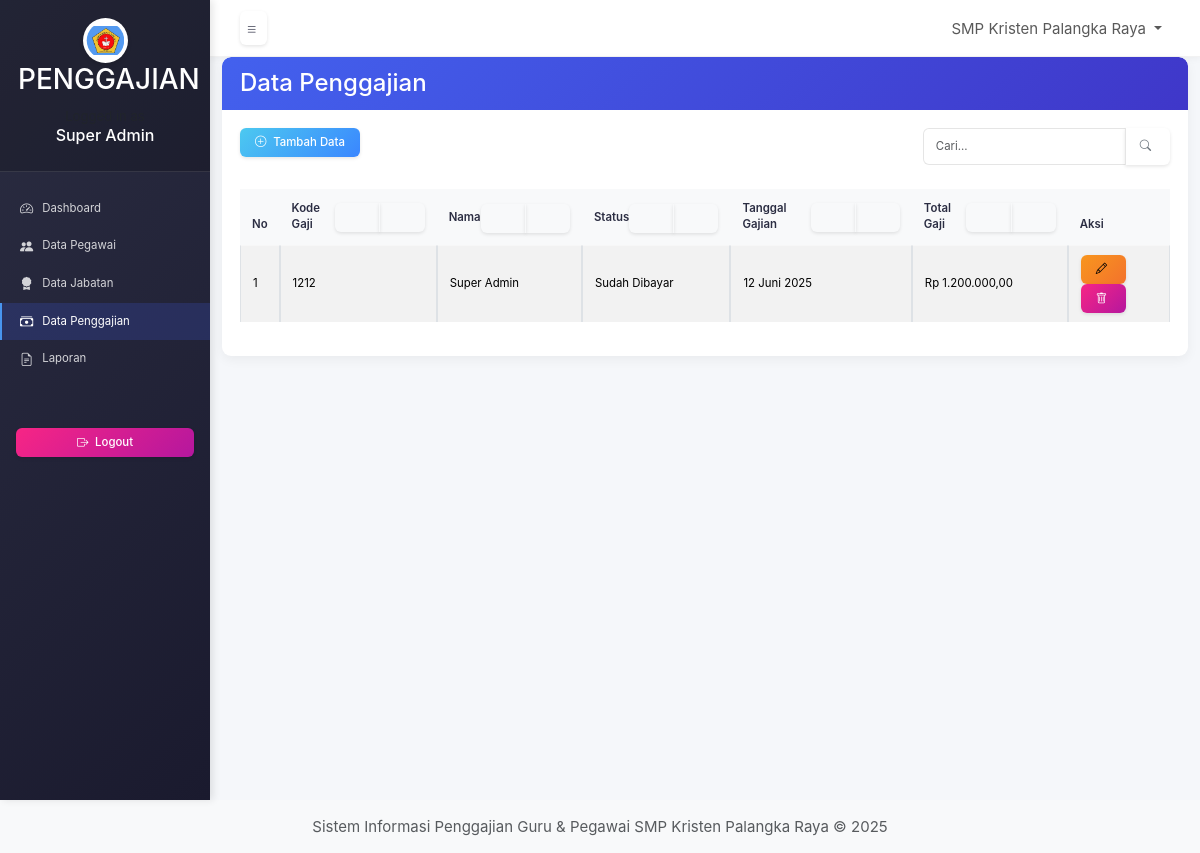
Page /modules/penggajian/index.php (signed in) on the committed database.
### tables this page shows
CREATE TABLE `tbl_penggajian` (
  `id` int(11) NOT NULL,
  `kode_penggajian` varchar(14) NOT NULL,
  `nama` varchar(50) NOT NULL,
  `status` varchar(50) NOT NULL,
  `tgl_gajian` date NOT NULL,
  `total_gaji` int(11) NOT NULL
);

### modules/penggajian/index.php (the view, shortened to what this page needs)
<?php
include '../../config/database.php';
$search = isset($_GET['search']) ? mysqli_real_escape_string($conn, $_GET['search']) : '';
$sort_column = isset($_GET['sort']) ? $_GET['sort'] : 'id';
$sort_order = isset($_GET['order']) ? $_GET['order'] : 'ASC';
$sort_order = strtoupper($sort_order) === 'DESC' ? 'DESC' : 'ASC';
$query = "SELECT * FROM tbl_penggajian";
$query .= " ORDER BY $sort_column $sort_order";
$result = mysqli_query($conn, $query);
function formatIndonesianDate($date) {
    $monthNames = array(
        'Januari', 'Februari', 'Maret', 'April', 'Mei', 'Juni',
        'Juli', 'Agustus', 'September', 'Oktober', 'November', 'Desember'
    );
    $dateParts = explode('-', $date);
    $day = $dateParts[2];
    $month = $dateParts[1];
    $year = $dateParts[0];
    $day = ltrim($day, '0');
    return $day . ' ' . $monthNames[(int)$month - 1] . ' ' . $year;
}
?>
<?php include '../../includes/header.php'; ?>
<div class="container-fluid">
    <div class="row">
        <div class="col-md-12">
            <div class="card">
                <div class="card-header bg-primary text-white">
                    <h4 class="mb-0">Data Penggajian</h4>
                </div>
                <div class="card-body">
                    <div class="row mb-3">
                        <div class="col-md-6">
                            <a href="create.php" class="btn btn-success mb-3"><i class="bi bi-plus-circle"></i> Tambah Data</a>
                        </div>
                        <div class="col-md-6">
                            <div class="float-end">
                                <div class="input-group">
                                    <input type="text" class="form-control" id="searchInput" placeholder="Cari..." value="<?php echo htmlspecialchars($search); ?>">
                                    <button class="btn btn-outline-secondary" type="button" onclick="realTimeSearch()"><i class="bi bi-search"></i></button>
                                </div>
                            </div>
                        </div>
                    </div>
                    <div class="table-responsive">
                        <table class="table table-bordered table-striped table-hover">
                            <thead class="table-dark">
                                <tr>
                                    <th>No</th>
                                    <th>
                                        <div class="d-flex justify-content-between align-items-center">
                                            <span>Kode Gaji</span>
                                            <div class="btn-group">
                                                <a href="?sort=kode_penggajian&order=ASC&search=<?php echo urlencode($search); ?>" class="btn btn-sm btn-outline-light <?php echo ($sort_column == 'kode_penggajian' && $sort_order == 'ASC') ? 'active' : ''; ?>">
                                                    <i class="bi bi-sort-alpha-down"></i>
                                                </a>
                                                <a href="?sort=kode_penggajian&order=DESC&search=<?php echo urlencode($search); ?>" class="btn btn-sm btn-outline-light <?php echo ($sort_column == 'kode_penggajian' && $sort_order == 'DESC') ? 'active' : ''; ?>">
                                                    <i class="bi bi-sort-alpha-up"></i>
                                                </a>
                                            </div>
                                        </div>
                                    </th>
                                    <th>
                                        <div class="d-flex justify-content-between align-items-center">
                                            <span>Nama</span>
                                            <div class="btn-group">
                                                <a href="?sort=nama&order=ASC&search=<?php echo urlencode($search); ?>" class="btn btn-sm btn-outline-light <?php echo ($sort_column == 'nama' && $sort_order == 'ASC') ? 'active' : ''; ?>">
                                                    <i class="bi bi-sort-alpha-down"></i>
                                                </a>
                                                <a href="?sort=nama&order=DESC&search=<?php echo urlencode($search); ?>" class="btn btn-sm btn-outline-light <?php echo ($sort_column == 'nama' && $sort_order == 'DESC') ? 'active' : ''; ?>">
                                                    <i class="bi bi-sort-alpha-up"></i>
                                                </a>
                                            </div>
                                        </div>
                                    </th>
                                    <th>
                                        <div class="d-flex justify-content-between align-items-center">
                                            <span>Status</span>
                                            <div class="btn-group">
                                                <a href="?sort=status&order=ASC&search=<?php echo urlencode($search); ?>" class="btn btn-sm btn-outline-light <?php echo ($sort_column == 'status' && $sort_order == 'ASC') ? 'active' : ''; ?>">
                                                    <i class="bi bi-sort-alpha-down"></i>
                                                </a>
                                                <a href="?sort=status&order=DESC&search=<?php echo urlencode($search); ?>" class="btn btn-sm btn-outline-light <?php echo ($sort_column == 'status' && $sort_order == 'DESC') ? 'active' : ''; ?>">
                                                    <i class="bi bi-sort-alpha-up"></i>
                                                </a>
                                            </div>
                                        </div>
                                    </th>
                                    <th>
                                        <div class="d-flex justify-content-between align-items-center">
                                            <span>Tanggal Gajian</span>
                                            <div class="btn-group">
                                                <a href="?sort=tgl_gajian&order=ASC&search=<?php echo urlencode($search); ?>" class="btn btn-sm btn-outline-light <?php echo ($sort_column == 'tgl_gajian' && $sort_order == 'ASC') ? 'active' : ''; ?>">
                                                    <i class="bi bi-sort-alpha-down"></i>
                                                </a>
                                                <a href="?sort=tgl_gajian&order=DESC&search=<?php echo urlencode($search); ?>" class="btn btn-sm btn-outline-light <?php echo ($sort_column == 'tgl_gajian' && $sort_order == 'DESC') ? 'active' : ''; ?>">
                                                    <i class="bi bi-sort-alpha-up"></i>
                                                </a>
                                            </div>
                                        </div>
                                    </th>
                                    <th>
                                        <div class="d-flex justify-content-between align-items-center">
                                            <span>Total Gaji</span>
                                            <div class="btn-group">
                                                <a href="?sort=total_gaji&order=ASC&search=<?php echo urlencode($search); ?>" class="btn btn-sm btn-outline-light <?php echo ($sort_column == 'total_gaji' && $sort_order == 'ASC') ? 'active' : ''; ?>">
                                                    <i class="bi bi-sort-numeric-down"></i>
                                                </a>
                                                <a href="?sort=total_gaji&order=DESC&search=<?php echo urlencode($search); ?>" class="btn btn-sm btn-outline-light <?php echo ($sort_column == 'total_gaji' && $sort_order == 'DESC') ? 'active' : ''; ?>">
                                                    <i class="bi bi-sort-numeric-up"></i>
                                                </a>
                                            </div>
                                        </div>
                                    </th>
                                    <th>Aksi</th>
                                </tr>
                            </thead>
                            <tbody>
                                <?php if (mysqli_num_rows($result) > 0): ?>
                                    <?php $no = 1; ?>
                                    <?php while ($row = mysqli_fetch_assoc($result)): ?>
                                    <tr>
                                        <td><?php echo $no++; ?></td>
                                        <td><?php echo htmlspecialchars($row['kode_penggajian']); ?></td>
                                        <td><?php echo htmlspecialchars($row['nama']); ?></td>
                                        <td><?php echo htmlspecialchars($row['status']); ?></td>
                                        <td><?php echo formatIndonesianDate($row['tgl_gajian']); ?></td>
                                        <td class="currency"><?php echo $row['total_gaji']; ?></td>
                                        <td>
                                            <a href="edit.php?id=<?php echo $row['id']; ?>" class="btn btn-sm btn-warning"><i class="bi bi-pencil"></i></a>
                                            <a href="delete.php?id=<?php echo $row['id']; ?>" class="btn btn-sm btn-danger" onclick="return confirm('Yakin ingin menghapus?')"><i class="bi bi-trash"></i></a>
                                        </td>
                                    </tr>
                                    <?php endwhile; ?>
                                <?php else: ?>
                                    <tr>
                                        <td colspan="7" class="text-center">Tidak ada data ditemukan</td>
                                    </tr>
                                <?php endif; ?>
                            </tbody>
                        </table>
                    </div>
                </div>
            </div>
        </div>
    </div>
</div>
<?php include '../../includes/footer.php'; ?>

### assets/css/style.css (style rules this page uses)
:root { --primary-color: #4361ee; --secondary-color: #3f37c9; --accent-color: #4895ef; --dark-color: #2b2d42; --light-color: #f8f9fa; --success-color: #4cc9f0; --info-color: #4895ef; --warning-color: #f8961e; --danger-color: #f72585; --sidebar-width: 210px; --transition-speed: 0.225s; }
body { font-family: 'Poppins', -apple-system, BlinkMacSystemFont, 'Segoe UI', Roboto, Oxygen, Ubuntu, Cantarell, sans-serif; background-color: #f5f7fa; color: #4a4a4a; line-height: 1.4; overflow-x: hidden; font-size: 0.9375rem; }
.card { border: none; border-radius: 9px; box-shadow: 0 3.75px 11.25px rgba(0, 0, 0, 0.05); transition: transform 0.225s ease, box-shadow 0.225s ease; overflow: hidden; margin-bottom: 1.125rem; }
.card-header { background: linear-gradient(135deg, var(--primary-color) 0%, var(--secondary-color) 100%); color: white; border-radius: 9px 9px 0 0 !important; padding: 0.75rem 1.125rem; font-weight: 600; border: none; font-size: 0.825rem; }
.card-body { padding: 1.125rem; }
.table { border-collapse: separate; border-spacing: 0; width: 100%; font-size: 0.7125rem; }
.table th { background-color: #f8f9fa; color: var(--dark-color); font-weight: 600; border: none; padding: 0.75rem; position: sticky; top: 0; }
.table td { padding: 0.5625rem 0.75rem; vertical-align: middle; border-top: 1px solid rgba(0, 0, 0, 0.03); }
.btn { padding: 0.375rem 0.9375rem; border-radius: 6px; font-weight: 500; transition: all 0.225s ease; border: none; box-shadow: 0 1.5px 3.75px rgba(0, 0, 0, 0.1); font-size: 0.7125rem; }
.btn-success { background: linear-gradient(135deg, #4cc9f0 0%, #3a86ff 100%); }
.btn-danger { background: linear-gradient(135deg, #f72585 0%, #b5179e 100%); }
.btn-warning { background: linear-gradient(135deg, #f8961e 0%, #f3722c 100%); }
.btn i { margin-right: 3.75px; font-size: 0.7125rem; }
.form-control { border: 1px solid rgba(0, 0, 0, 0.1); border-radius: 6px; padding: 0.5625rem 0.75rem; transition: all 0.225s; font-size: 0.7125rem; }

### rows in the picture
tbl_penggajian: kode_penggajian "1212", nama "Super Admin", status "Sudah Dibayar", tgl_gajian "12 Juni 2025"

### other values in the picture
$nama "Super Admin"
